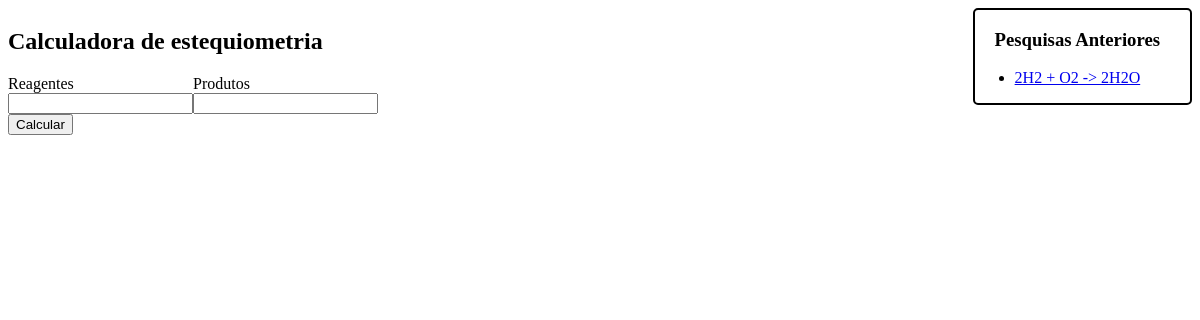
Before: /estequiometria/ with the older database file.
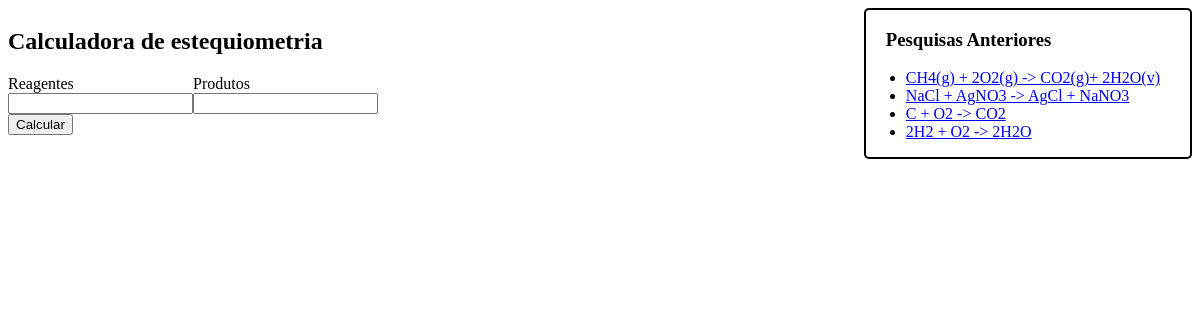
After: the same page with the newer database file.
### estequiometria/models.py (models this page shows, shortened)
class Pesquisa(models.Model):
    reagentes_reacao = models.CharField(max_length=30)
    produtos_reacao = models.CharField(max_length=30)
    data_da_pesquisa = models.DateTimeField("data da pesquisa", default=timezone.now)
    def __str__(self):
        nome = f"{self.reagentes_reacao} -> {self.produtos_reacao}"
        return nome

### estequiometria/views.py (the view)
# urls.py: path("", views.index, name="index"),
def index(request):
    pesquisas_anteriores = Pesquisa.objects.order_by("-data_da_pesquisa")
    contexto = {
        "pesquisas_anteriores": pesquisas_anteriores
    }  # relaciona as variaveis do template com os objetos pythons aqui do views
    return render(request, "estequiometria/index.html", contexto)

### estequiometria/templates/estequiometria/index.html (shortened to what this page needs)
<!DOCTYPE html>
<html>
  <head>
  </head>
  <body>
    <div style='float: left'>
      <h2>Calculadora de estequiometria</h2>
      <form action={% url 'estequiometria:pesquisar' %} method='post'>
        <div style='float: left'>
          <label for="reagentes">Reagentes</label><br>
          <input type="text" name='reagentes'>
        </div>
        <div style='float: right'>
          <label for="produtos">Produtos</label><br>
          <input type="text" name='produtos'>
        </div>
        <div style='clear: left'>
          <input type="submit" value='Calcular'>
        </div>
      </form>
    </div>
    <div
      style="
        border: 2px solid black;
        float: right;
        padding-right: 30px;
        border-radius: 5px;
      "
    >
      <h3 style="margin-left: 20px">Pesquisas Anteriores</h3>
      {% if pesquisas_anteriores %}
      <ul>
        {% for pesquisa in pesquisas_anteriores %}
        <li>
          <a href="{% url 'estequiometria:pesquisa_anterior' pesquisa.id %}">
            {{ pesquisa }}
          </a>
        </li>
        {% endfor %}
      </ul>
      {% else %}
      <p>Não há pesquisas anteriores.</p>
      {% endif %}
    </div>
  </body>
</html>

Changed rows visible on the page:
added Pesquisa: reagentes_reacao+produtos_reacao "CH4(g) + 2O2(g) -> CO2(g)+ 2H2O(v)"
added Pesquisa: reagentes_reacao+produtos_reacao "NaCl + AgNO3 -> AgCl + NaNO3"
added Pesquisa: reagentes_reacao+produtos_reacao "C + O2 -> CO2"
